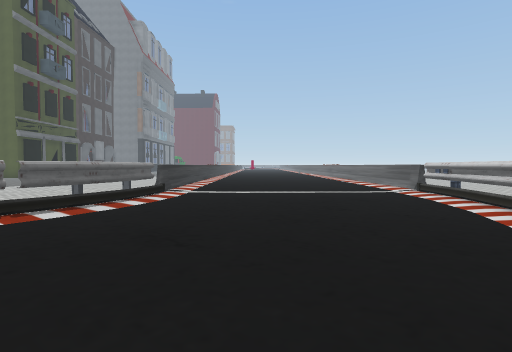
View 1 (above)

24 first-person views from a walk through a scene from a Unity 3-D project. The camera is 1.4 m above the floor, tilts 2° down and sees 80° across. The floor is counted in squares, 2 m on a side. Each view is taken from the middle of a square. On the plan, view 1 faces up. The plan holds only what a view shows up to about 10 squares ahead; the rest is blank. The place goes on beyond the plan. Some surface patterns are stand-ins.

View 2
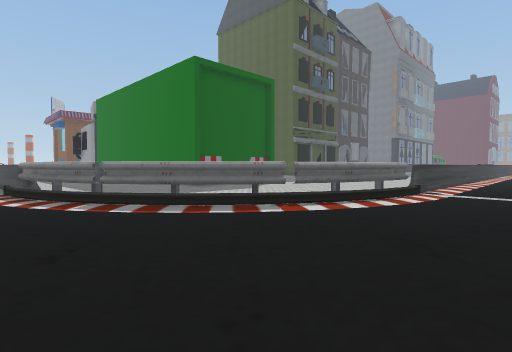

View 3
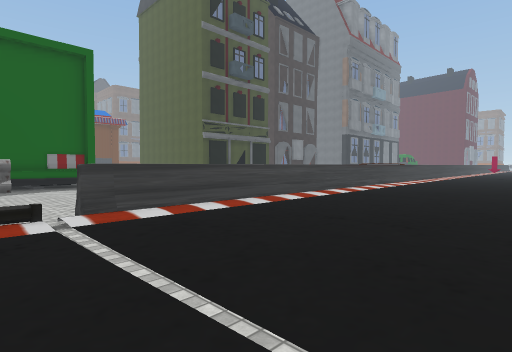

View 4
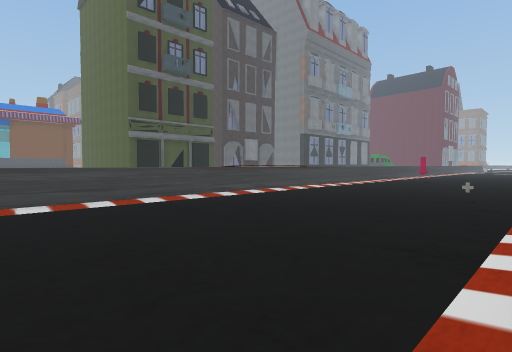

View 5
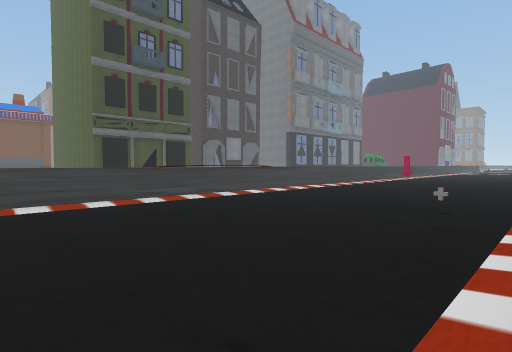

View 6
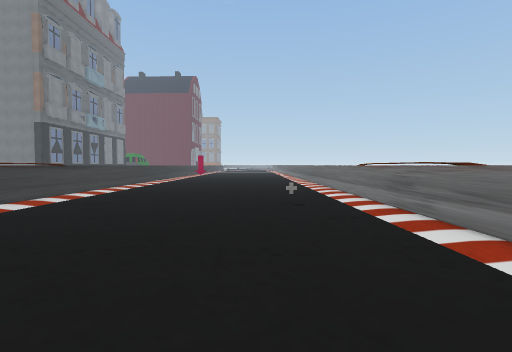

View 7
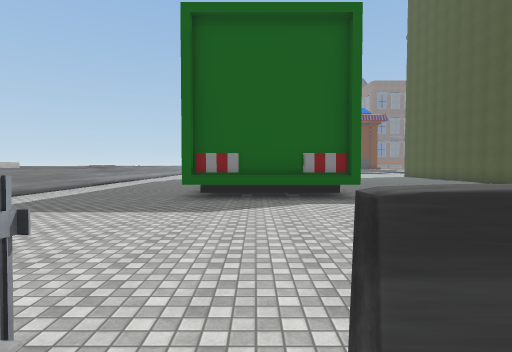

View 8
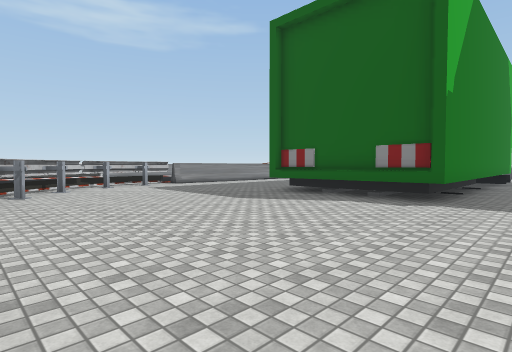

View 9
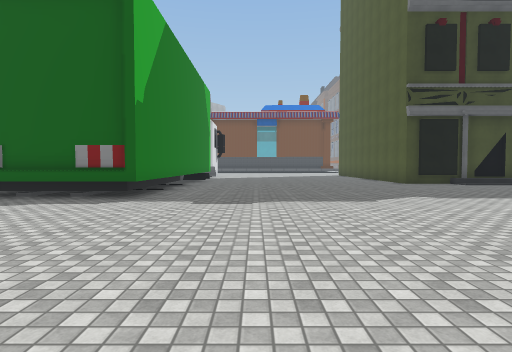

View 10
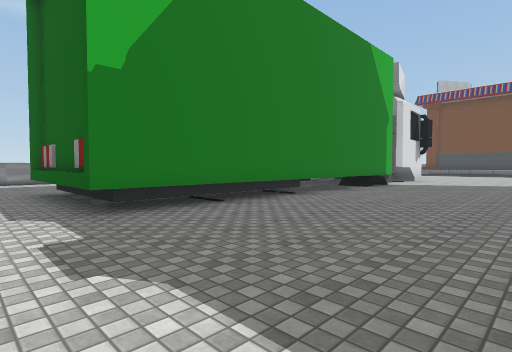

View 11
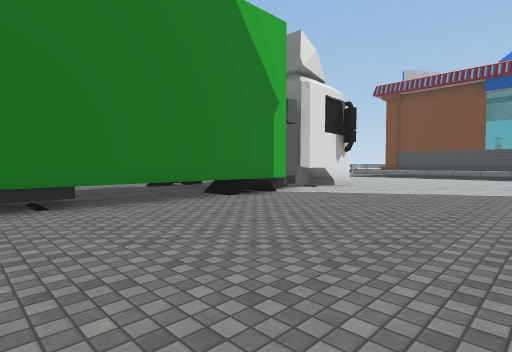

View 12
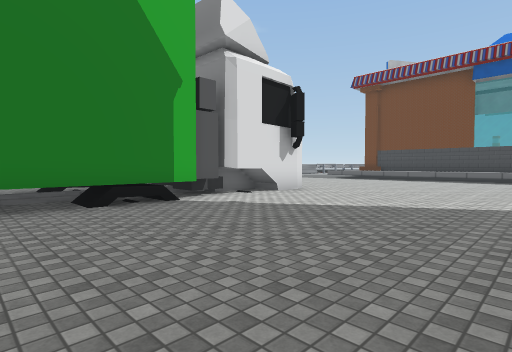

View 13
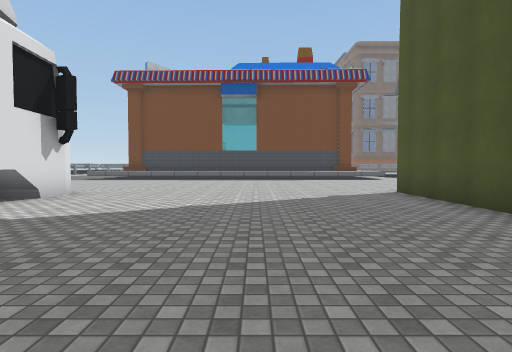

View 14
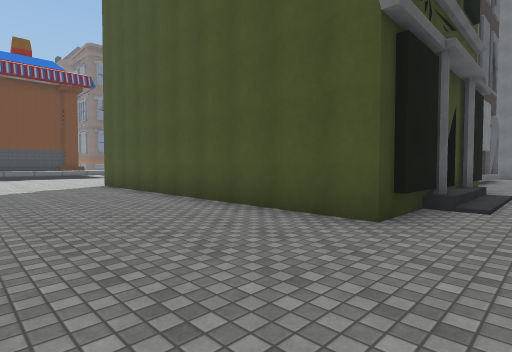

View 15
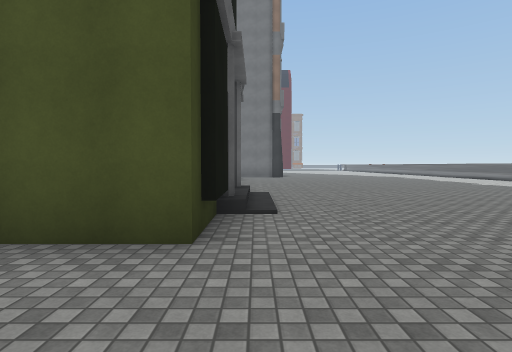

View 16
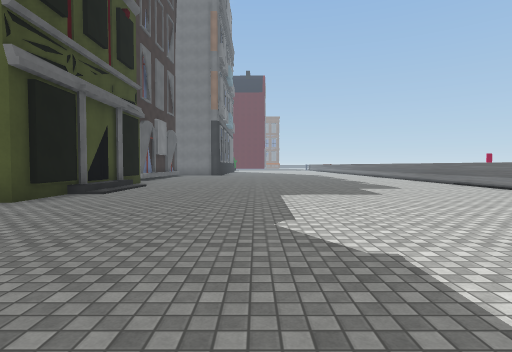

View 17
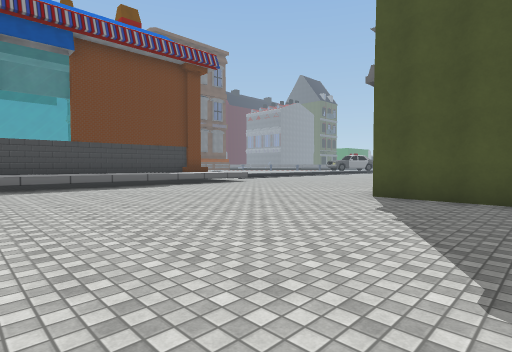

View 18
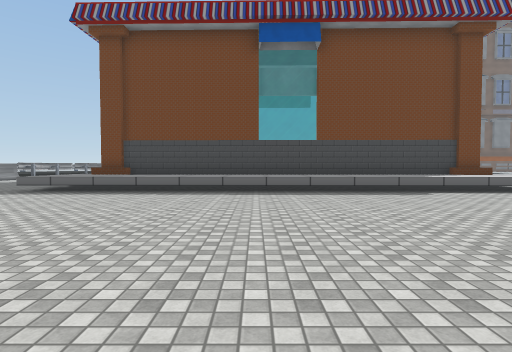

View 19
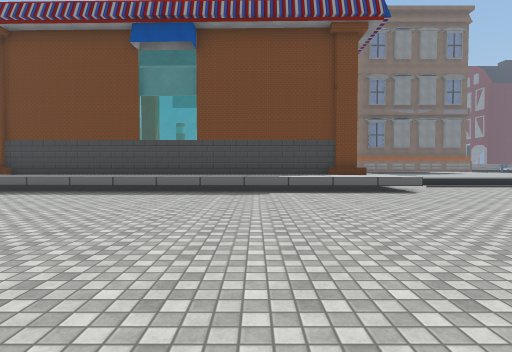

View 20
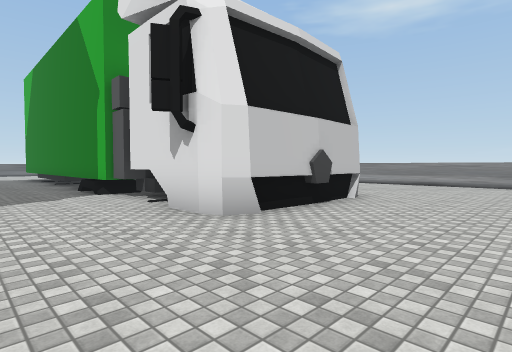

View 21
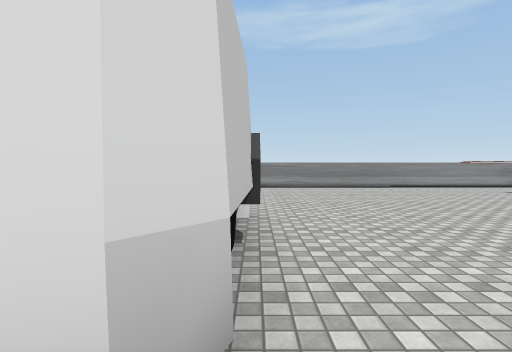

View 22
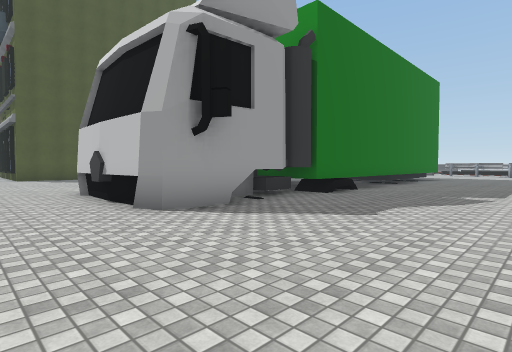

View 23
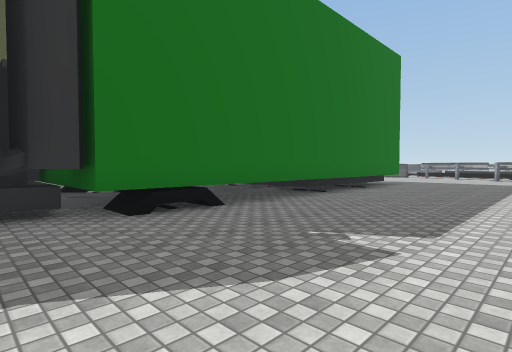

View 24
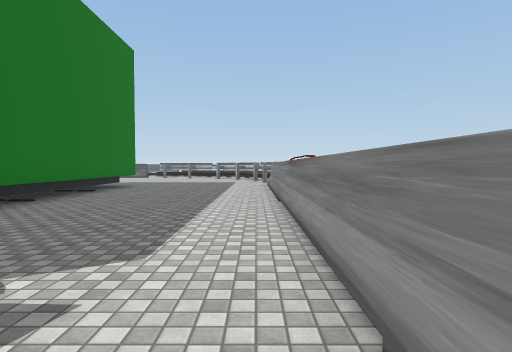

### Floor plan
Key: @ floor where view 1 was taken; # wall or solid block; . main floor; : floor 0.25 m higher than the main floor; / step, stairs or slope; = window, fence, low wall or low ledge; ^ raised ledge; B building; O other object.
Columns run from 31 left of view 1 to 8 right of it. Each row starts with its distance up from view 1.
 23 ..              B#........../=:::::/=
 22 ...             B/........../=:::::/=
 21 ^......         B/........../=:::::/=
 20 ^......         B.........../=:::::/=
 19 ^......#BBBBBBBBB.......... /=::::O/#
 18 ^.........................  /=:::::/#
 17 ^.........................  /=:::::/#
 16 ^.........................  /=:::::/=
 15 ^.......................... /=:::::/
 14 ^.........................../=:::::/
 13 ^.........................../=:::::/
 12 ^.........................../=:::::/
 11 ^.........................../=:::::/
 10 ^......#####^^^^^O#O##....../=:::::/= ..
  9 ^......#####^^^^^##  #....../=:::::/= ..
  8 ^......# ###^^^^^##  #......////////
  7 ^. ....#####^^^^^O#O##......O::::::#O
  6    .........................O::::::#
  5   ..........................O::::::#
  4  ..........................O/::::::
  3 ..........................OO::::::
  2 .........................OO:::::::
  1 ########    ###########OO#:::::::
  0                           :::::@

Positions as (right, up) in squares from view 1, and headings:
1: (0, 0), facing up
2: (0, 0), facing up-left
3: (2, 7), facing up-left
4: (4, 11), facing up-left
5: (4, 13), facing up-left
6: (2, 13), facing up
7: (-2, 8), facing left
8: (-3, 12), facing down-left
9: (-3, 13), facing left
10: (-8, 15), facing down-left
11: (-13, 16), facing down-left
12: (-16, 16), facing down-left
13: (-16, 15), facing left
14: (-13, 15), facing up-left
15: (-14, 16), facing up
16: (-10, 13), facing up
17: (-21, 12), facing up-left
18: (-23, 13), facing left
19: (-23, 17), facing left
20: (-27, 13), facing down-right
21: (-24, 11), facing down
22: (-26, 2), facing up-right
23: (-21, 2), facing up-right
24: (-20, 2), facing right
